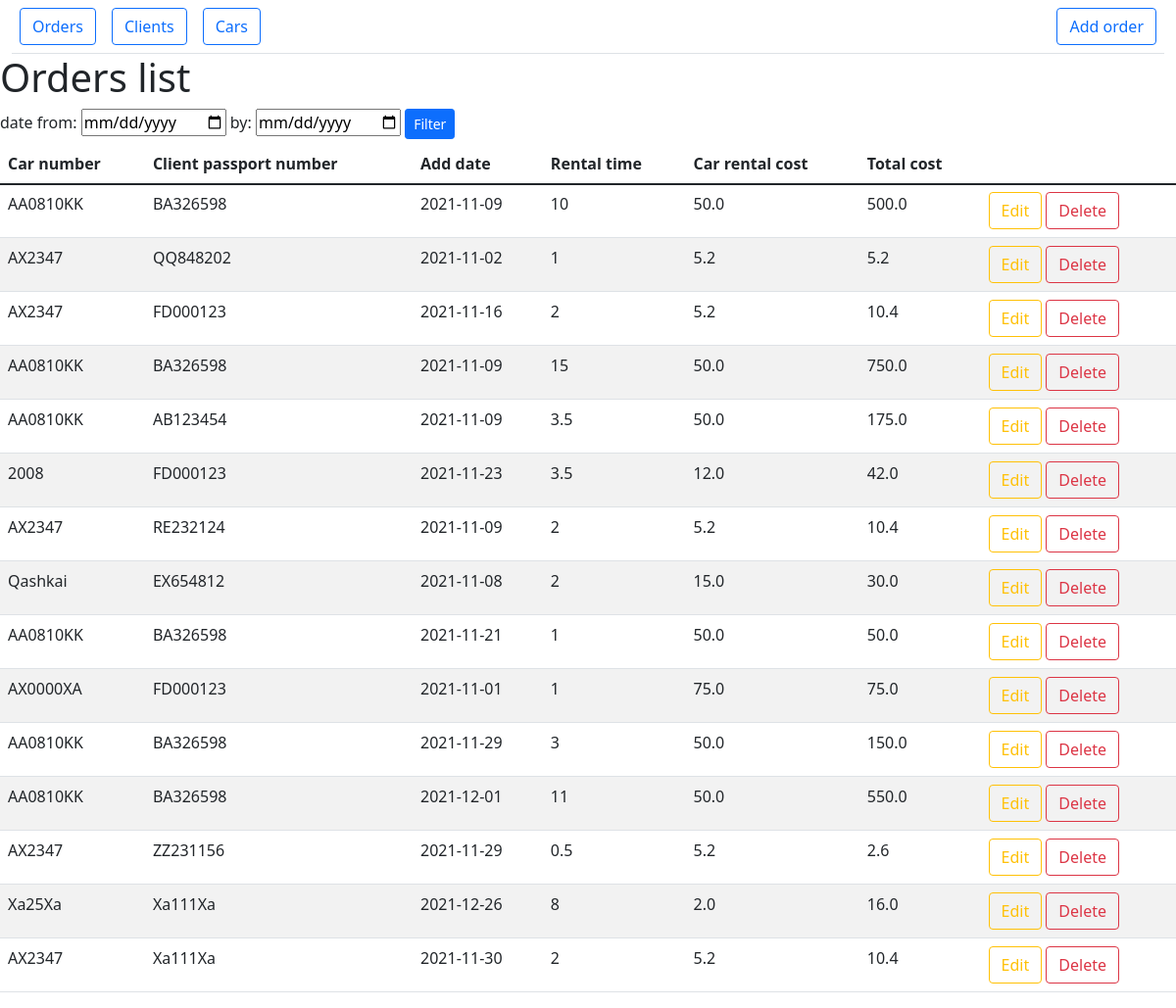
Page /orders-list on the earlier database version.
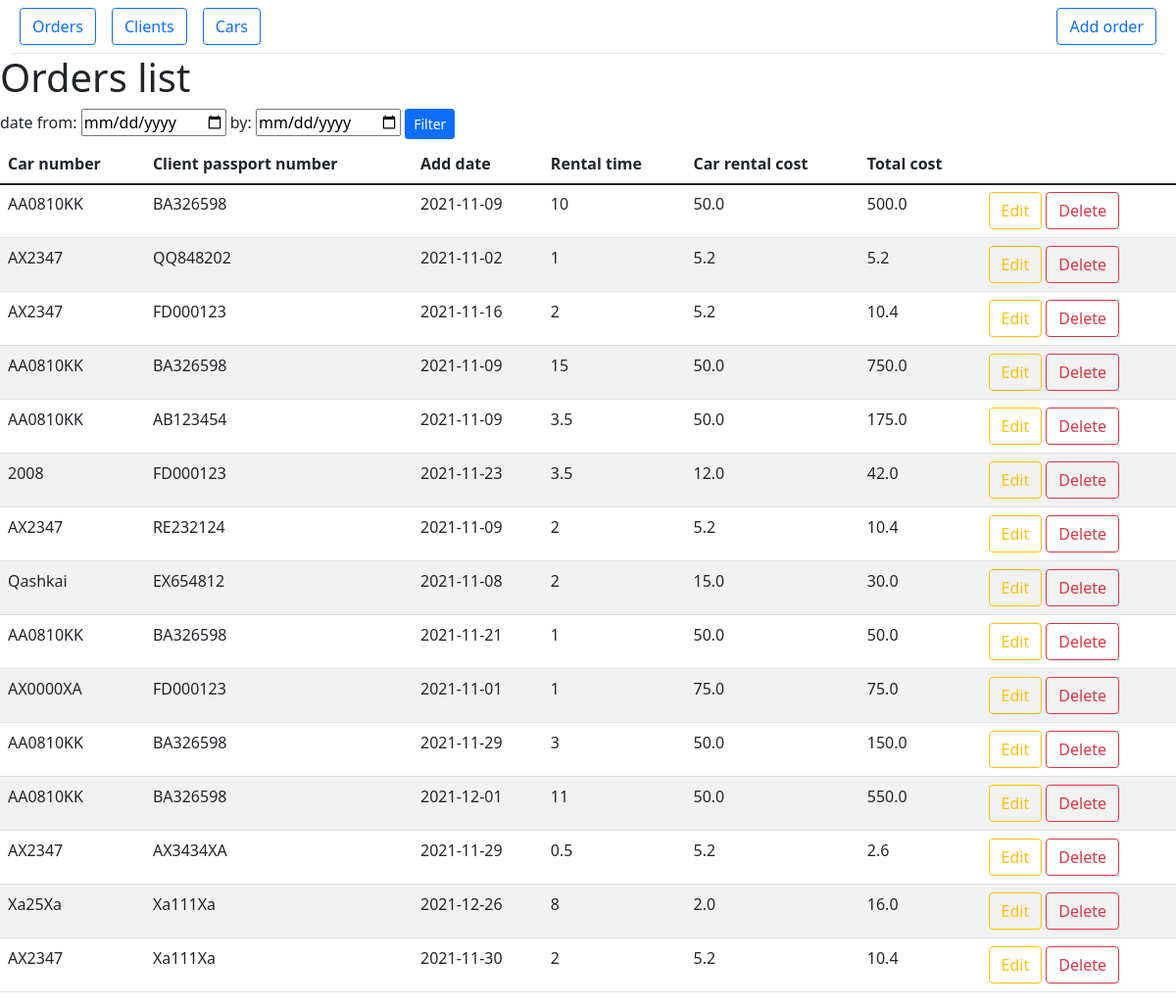
Same page on the later database version.
### main.py (models this page shows, shortened)
class Orders(db.Model):
    id = db.Column(db.Integer, primary_key=True)
    add_date = db.Column(db.String(45), nullable=False)  # db.Column(db.DateTime, default=datetime.utcnow)
    rental_time = db.Column(db.Integer, nullable=False)
    client_id = db.Column(db.String(30), db.ForeignKey('clients.id'))
    car_id = db.Column(db.String(30), db.ForeignKey('cars.id'))

class Clients(db.Model):
    id = db.Column(db.Integer, primary_key=True)
    passport_number = db.Column(db.String(30), nullable=False)
    first_name = db.Column(db.String(45), nullable=False)
    last_name = db.Column(db.String(45), nullable=False)
    registration_date = db.Column(db.String(45), nullable=False)

class Cars(db.Model):
    id = db.Column(db.Integer, primary_key=True)
    number = db.Column(db.String(30), nullable=False)
    description = db.Column(db.String(90), nullable=False)
    rental_cost = db.Column(db.Float(), nullable=False)

### main.py (the view, shortened to what this page needs)
@rental_cars.route('/orders-list', methods=['POST', 'GET'])
def orders_list():
    orders_req = "SELECT id, number, passport_number, add_date, rental_time, rental_cost, (rental_time * rental_cost) \
                      FROM (SELECT * FROM orders LEFT JOIN clients ON orders.client_id = clients.id \
                      LEFT JOIN cars ON orders.car_id = cars.id)"
    g.db = sqlite3.connect('rental_cars.db')
    cur = g.db.execute(orders_req)
    linked_orders = cur.fetchall()
    g.db.close()
    return render_template('orders-list.html', linked_orders=linked_orders)

### templates/orders-list.html (shortened to what this page needs)
{% extends 'documentation/html_prototype/static_prototype.html' %}
{% block nav %}
<div class="ms-auto p-2 bd-highlight"><a href="/add-order" class="btn btn-outline-primary">Add order</a></div>
{% endblock %}
{% block body %}
<h1>Orders list</h1>
<form method="POST">
    <label for="date_from"> date from: </label>
    <input type="date" name="date_from" id="date_from" class="form-label">
    <label for="date_by"> by: </label>
    <input type="date" name="date_by" id="date_by" class="form-label">
    <button type="submit" class="btn btn-primary btn-sm">Filter</button>
</form>
<table class="table table-striped table-hover">
    <thead>
        <tr>
            <th scope="col">Car number</th>
            <th scope="col">Client passport number</th>
            <th scope="col">Add date</th>
            <th scope="col">Rental time</th>
            <th scope="col">Car rental cost</th>
            <th scope="col">Total cost</th>
        </tr>
    </thead>
    <tbody>
        <tr>
            {% for row in linked_orders %}
                <tr>
                    <td>{{ row[1] }}</td>
                    <td>{{ row[2] }}</td>
                    <td>{{ row[3] }}</td>
                    <td>{{ row[4] }}</td>
                    <td>{{ row[5] }}</td>
                    <td>{{ row[6] }}</td>
                    <td>
                        <a href="/orders-list/{{ row[0] }}/update-order" class="btn btn-outline-warning">Edit</a>
                        <a href="/orders-list/{{ row[0] }}/delete-order" class="btn btn-outline-danger" onclick="return confirm('Please confirm delete order')">Delete</a>
                    </td>
                </tr>
            {% endfor %}
        </tr>
  </tbody>
</table>
{% endblock %}

Differences in the rows shown:
changed through a linked row, Orders (number 13 of 15 on the later page): passport_number "ZZ231156" → "AX3434XA"
